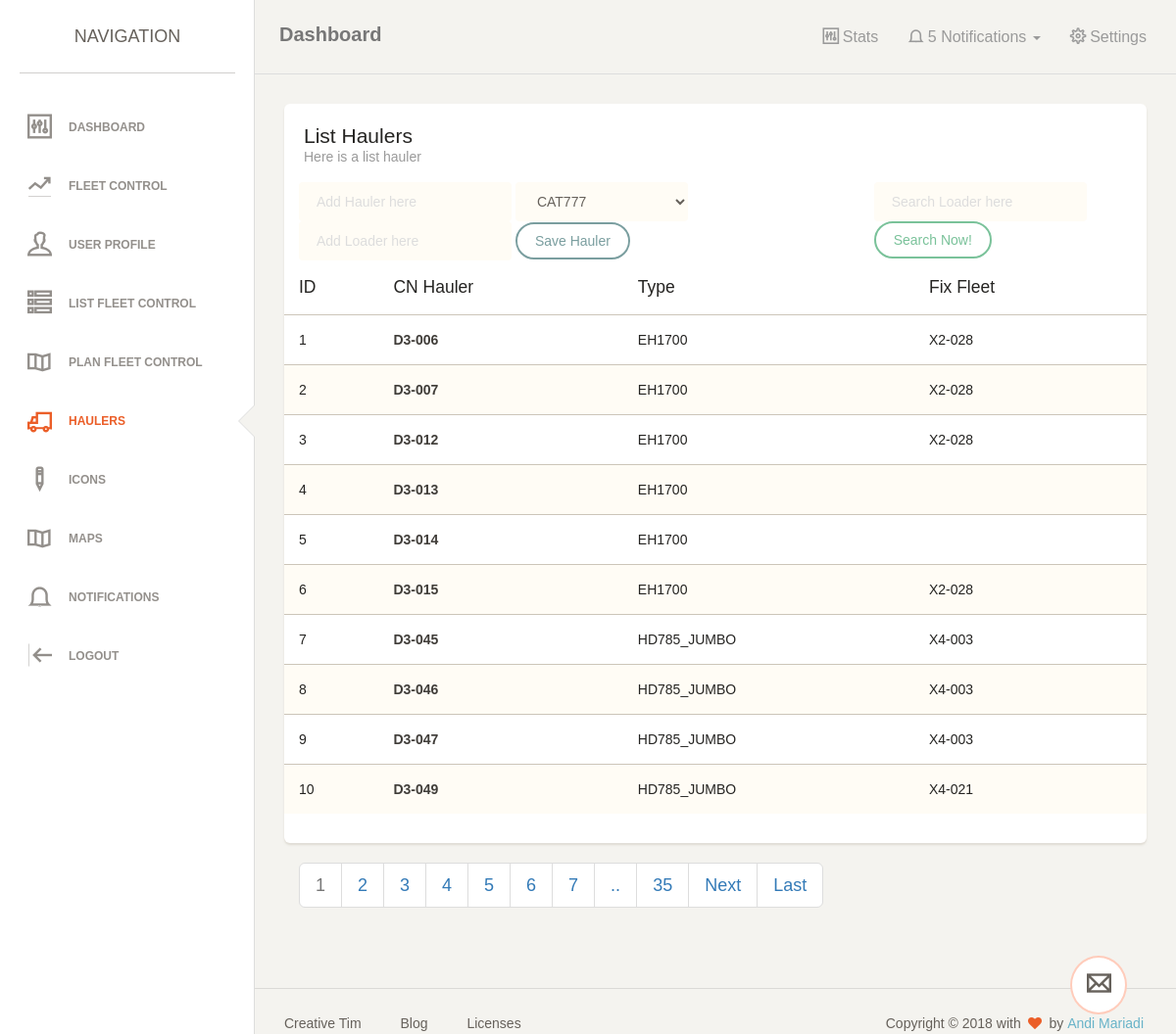
Page /index.php?hauler (signed in) on the committed database.
### tables this page shows
CREATE TABLE IF NOT EXISTS `tbhauler` (
  `cn_hauler` varchar(10) NOT NULL,
  `type` varchar(100) NOT NULL,
  `fix_fleet` varchar(10) NOT NULL
);

CREATE TABLE IF NOT EXISTS `enum` (
`id` int(10) NOT NULL,
  `name` varchar(100) NOT NULL,
  `type` varchar(50) NOT NULL,
  `refid` int(10) NOT NULL
);

### system/crud.php (called while the page is built, shortened)
<?php
class crud
{
	private $server = 'localhost';
	private $user = 'root';
	private $pass = '';
	private $database = 'fleet_control';
	public $connection;
	function __construct() {
		$this->connection = new mysqli($this->server, $this->user, $this->pass, $this->database);
	}
	public function query($sql='')
	{
		$query = $this->connection->query($sql) or die ($this->connection->error);
	    return $query;
	}
	public function get_paging_info($tot_rows,$pp,$curr_page) {
	    $pages = ceil($tot_rows / $pp);
	    $data = array();
	    $data['si']        = ($curr_page * $pp) - $pp;
	    $data['pages']     = $pages;
	    $data['curr_page'] = $curr_page;
	    return $data;
	}
}
?>

### page/list_hauler.php (the view, shortened to what this page needs)
<?php
$p = $pit;
?>
<div class="content">
            <div class="container-fluid">
                <div class="row">
                    <div class="col-md-12">
                        <div class="card">
                            <div class="header">
                                <h4 class="title">List Haulers</h4>
                                <p class="category">Here is a list hauler</p>
                            </div>
                            <div class="content table-responsive table-full-width">
                              <div class="col-md-8">
                              <form class="form-inline" method="post">
                                <div class="form-group mb-2">
                                  <input type="text" name="hauler" class="form-control" id="staticEmail2" placeholder="Add Hauler here">
                                </div>
                                <div class="form-group mx-sm-3 mb-2">
                                  <select class="form-control" name="type">
                                    <?php
                                    $sql = "SELECT * FROM `enum` WHERE `type` = 'type_hauler'";
                                    $sql = $db->query($sql);
                                    while ($data = mysqli_fetch_assoc($sql)) {
                                      echo '<option value="' . $data['id'] . '">' . $data['name'] . '</option>';
                                    }
                                    ?>
                                  </select>
                                </div>
                                <div class="form-group mb-2">
                                  <input type="text" name="loader" class="form-control" id="staticEmail2" placeholder="Add Loader here">
                                </div>
                                <button type="submit" class="btn btn-primary mb-2" name="save">Save Hauler</button>
                              </form>
                              </div>
                              <div class="col-md-4">
                                <form class="form-inline" method="GET">
                                  <div class="form-group mb-2">
                                    <input type="text" id="val_search" class="form-control"  placeholder="Search Loader here">
                                  </div>
                                  <a href="#" class="btn btn-success mb-2" id="search">Search Now!</a>
                                </form>
                              </div>
                                <table class="table table-striped">
                                    <thead>
                                      <th>ID</th>
                                      <th>CN Hauler</th>
                                    	<th>Type</th>
                                    	<th>Fix Fleet</th>
                                    </thead>
                                    <tbody>
                                    <?php
                                    $no = 0;
                                        $p = empty($p) ? 1 : $p;
                                        $per_page = 10;
                                        $start = ($p - 1) * $per_page;
                                        if (isset($ds)) {
                                          $sql = "SELECT `cn_hauler`, `enum`.`name` as `type`, `fix_fleet` FROM `tbhauler` LEFT JOIN `enum` ON `tbhauler`.`type` = `enum`.`id` WHERE `cn_hauler` LIKE '{$ds}%' ORDER BY `cn_hauler` ASC";
                                        } else {
                                          $sql = "SELECT `cn_hauler`, `enum`.`name` as `type`, `fix_fleet` FROM `tbhauler` LEFT JOIN `enum` ON `tbhauler`.`type` = `enum`.`id` ORDER BY `cn_hauler` ASC";
                                        }
                                        $sql_limit = $sql . " LIMIT $start, $per_page";
                                        $total = mysqli_num_rows($db->query($sql));
                                        $page_total =  ceil($total / $per_page);
                                        $sql = $db->query($sql_limit);
                                        while ($data = mysqli_fetch_assoc($sql)) {
                                            $no++;
                                    ?>
                                        <tr>
                                        	<td><?php echo $no; ?></td>
                                        	<td><strong><?php echo $data['cn_hauler']; ?></strong></td>
                                        	<td><?php echo $data['type']; ?></td>
                                        	<td><?php echo $data['fix_fleet']; ?></td>
                                        </tr>
                                        <?php } ?>
                                    </tbody>
                                </table>
                            </div>
                            <div class="col-md-12">
                                        <nav aria-label="...">
                                            <ul class="pagination pagination-lg">
                                              <?php
                                               $paging_info = $db->get_paging_info($page_total,1,$p);
                                               ?>
                                                  <?php
                                                      $max = 7;
                                                      if($paging_info['curr_page'] < $max)
                                                          $sp = 1;
                                                      elseif($paging_info['curr_page'] >= ($paging_info['pages'] - floor($max / 2)) )
                                                          $sp = $paging_info['pages'] - $max + 1;
                                                      elseif($paging_info['curr_page'] >= $max)
                                                          $sp = $paging_info['curr_page']  - floor($max/2);
                                                  ?>
                                                  <?php for($i = $sp; $i <= ($sp + $max -1);$i++) : ?>
                                                      <?php if($paging_info['curr_page'] == $i) : ?>
                                                          <li class="page-item disabled"><a href="#" class="page-link"><?php echo $i; ?></a></li>
                                                      <?php else : ?>
                                                          <li class="page-item"><a href='?hauler&<?php echo $i;?>' title='Page <?php echo $i; ?>' class="page-link"><?php echo $i; ?></a></li>
                                                      <?php endif; ?>
                                                  <?php endfor; ?>
                                                  <?php if($paging_info['curr_page'] < ($paging_info['pages'] - floor($max / 2))) : ?>
                                                      <li class="page-item"><a href='#' title='..' class="page-link">..</a></li>
                                                      <li class="page-item"><a href='?hauler&<?php echo $paging_info['pages'];?>' title='Page <?php echo $paging_info['pages']; ?>' class="page-link"><?php echo $paging_info['pages']; ?></a></li>
                                                  <?php endif; ?>
                                                  <?php if($paging_info['curr_page'] < $paging_info['pages']) : ?>
                                                      <li class="page-item"><a href='?hauler&<?php echo ($paging_info['curr_page'] + 1);?>' title='Page <?php echo ($paging_info['curr_page'] + 1); ?>' class="page-link">Next</a></li>
                                                      <li class="page-item"><a href='?hauler&<?php echo $paging_info['pages'];?>' title='Page <?php echo $paging_info['pages']; ?>' class="page-link">Last</a></li>
                                                  <?php endif; ?>
                                            </ul>
                                          </nav>
                            </div>
                        </div>
                    </div>
                </div>
            </div>
</div>

### rows in the picture
tbhauler: cn_hauler "D3-006", enum.name "EH1700", fix_fleet "X2-028"
tbhauler: cn_hauler "D3-007", enum.name "EH1700", fix_fleet "X2-028"
tbhauler: cn_hauler "D3-012", enum.name "EH1700", fix_fleet "X2-028"
tbhauler: cn_hauler "D3-013", enum.name "EH1700"
tbhauler: cn_hauler "D3-014", enum.name "EH1700"
tbhauler: cn_hauler "D3-015", enum.name "EH1700", fix_fleet "X2-028"
tbhauler: cn_hauler "D3-045", enum.name "HD785_JUMBO", fix_fleet "X4-003"
tbhauler: cn_hauler "D3-046", enum.name "HD785_JUMBO", fix_fleet "X4-003"
tbhauler: cn_hauler "D3-047", enum.name "HD785_JUMBO", fix_fleet "X4-003"
tbhauler: cn_hauler "D3-049", enum.name "HD785_JUMBO", fix_fleet "X4-021"

### other values in the picture
$paging_info['pages'] "35"
form field type "CAT777"
